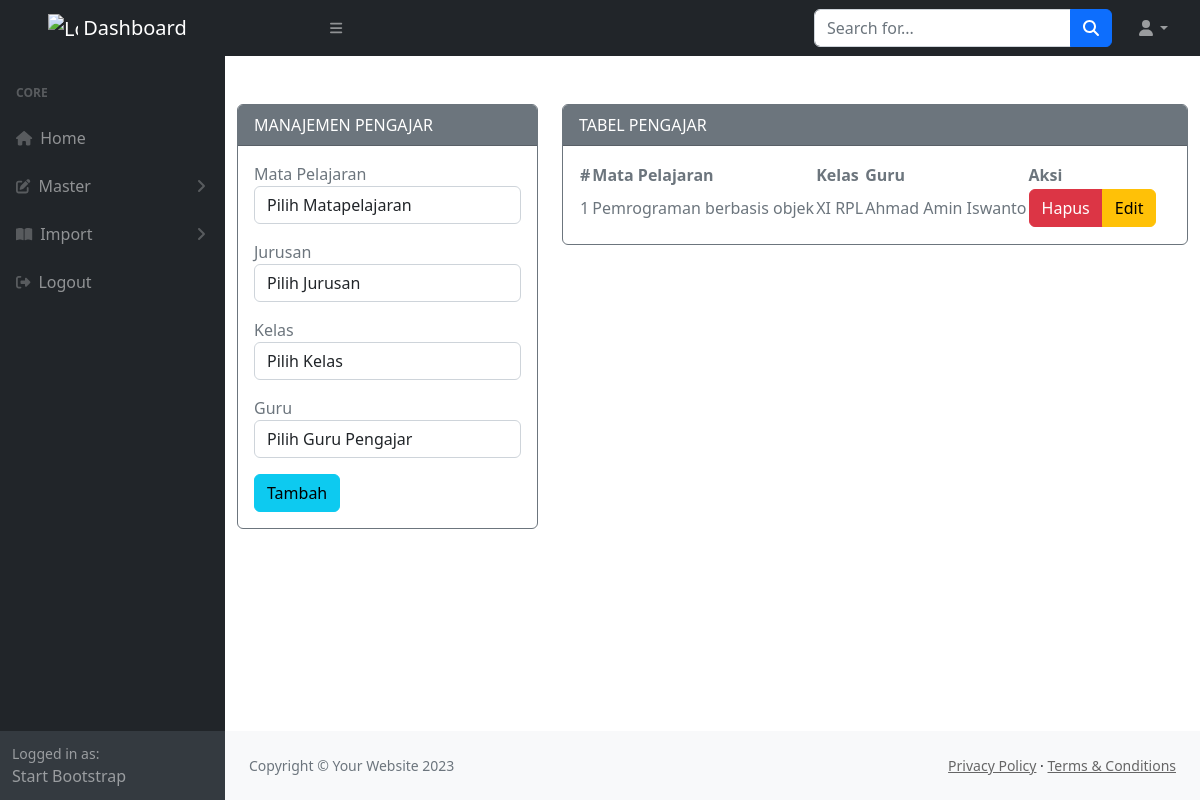
/admin/media.php?module=pengajaran (signed in), run on the app's committed database.
### tables this page shows
CREATE TABLE `pengajaran` (
  `kd_pengajaran` int(11) NOT NULL,
  `kd_mapel` varchar(10) NOT NULL,
  `kd_kelas` varchar(10) NOT NULL,
  `kd_guru` varchar(20) NOT NULL,
  `kd_silabus` varchar(30) NOT NULL DEFAULT '1'
);

CREATE TABLE `mapel` (
  `kd_mapel` varchar(10) NOT NULL,
  `nama_mapel` varchar(100) NOT NULL
);

CREATE TABLE `kelas` (
  `kd_kelas` varchar(10) NOT NULL,
  `nama_kelas` varchar(10) NOT NULL,
  `tingkat` varchar(5) NOT NULL,
  `kd_jurusan` varchar(10) NOT NULL
);

CREATE TABLE `guru` (
  `kd_guru` varchar(20) NOT NULL,
  `username` varchar(50) NOT NULL,
  `password` varchar(100) NOT NULL,
  `nip` varchar(50) NOT NULL DEFAULT '-',
  `nama` varchar(100) NOT NULL,
  `telp` varchar(20) NOT NULL DEFAULT '-',
  `email` varchar(30) NOT NULL DEFAULT '-',
  `foto` varchar(100) NOT NULL DEFAULT 'default.jpg',
  `status` varchar(10) NOT NULL DEFAULT 'aktif'
);

### admin/modul/mod_pengajaran/pengajaran.php (the view, shortened to what this page needs)
<?php
include "../koneksi/koneksi.php";
if (empty($_SESSION['username']) and empty($_SESSION['passuser']) and $_SESSION['login'] == 0) {
  echo "<script>alert('Kembalilah Kejalan yg benar!!!'); window.location = '../../index.php';</script>";
} else {
?>
  <div class="container mt-5">
    <div class="content-wrapper">
      <div class="row">
        <div class="col-md-4 col-sm-4 col-xs-12">
          <div class="card border-secondary mb-3">
            <div class="card-header text-bg-secondary">
              MANAJEMEN PENGAJAR
            </div>
            <div class="card-body text-secondary">
              <form action="modul/mod_pengajaran/aksi.php?act=add" method="POST" role="form">
                <div class="form-group mb-3">
                  <label> Mata Pelajaran</label>
                  <select class="form-control" name="kd_mapel" id="cbbmapelajar">
                    <option selected hidden>Pilih Matapelajaran</option>
                  </select>
                </div>
                <div class="form-group mb-3">
                  <label> Jurusan </label>
                  <select class="form-control" name="kd_jurusan" id="cbbjurusan" data-mapel="">
                    <option selected hidden>Pilih Jurusan</option>
                  </select>
                </div>
                <div class="form-group mb-3">
                  <label>Kelas </label>
                  <select class="form-control" name="kd_kls[]" id="cbbkelas" data-kelas="">
                    <option selected hidden>Pilih Kelas</option>
                  </select>
                </div>
                <div class="form-group mb-3">
                  <label>Guru </label>
                  <select class="form-control" name="kd_guru">
                    <option selected hidden>Pilih Guru Pengajar</option>
                  </select>
                </div>
                <input type="submit" name="submit" value="Tambah" class="btn btn-info">
              </form>
            </div>
          </div>
        </div>
        <div class="col-md-8 col-sm-8 col-xs-12">
          <div class="card border-secondary mb-3">
            <div class="card-header text-bg-secondary">
              TABEL PENGAJAR
            </div>
            <div class="card-body text-secondary">
              <table id="datatablesSimple">
                <thead>
                  <tr>
                    <th>#</th>
                    <th>Mata Pelajaran</th>
                    <th>Kelas</th>
                    <th>Guru</th>
                    <th>Aksi</th>
                  </tr>
                </thead>
                <tbody>
                  <?php
                  function namaGuru($con, $kd)
                  {
                    $query = mysqli_query($con, "SELECT nama FROM guru WHERE kd_guru='$kd'");
                    $guru = mysqli_fetch_array($query);
                    return $guru['nama'];
                  }
                  $fkelas = "";
                  $no = 1;
                  if ($query = $connect->query("SELECT * FROM pengajaran,mapel,kelas where pengajaran.kd_mapel=mapel.kd_mapel AND pengajaran.kd_kelas=kelas.kd_kelas " . $fkelas . " ORDER BY pengajaran.kd_kelas")) : ?>
                    <?php while ($row = $query->fetch_assoc()) : ?>
                      <tr>
                        <td><?= $no; ?></td>
                        <td><?= $row['nama_mapel'] ?></td>
                        <td><?= $row['nama_kelas'] ?></td>
                        <td><?php
                            $kd_guru = explode(",", $row['kd_guru']);
                            foreach ($kd_guru as $kd) {
                              echo namaGuru($connect, $kd) . "
                              </td>
                              <td>
                                <div class='hidden-print'>
                                  <div class='btn-group'>
                                  <a href='modul/mod_pengajaran/aksi.php?act=del&kd=$row[kd_pengajaran]&kdg=$kd' class='btn btn-danger btn-xs'>Hapus</a>
                              ";
                            }
                            ?>
                                    <a href="?module=pengajaran&eid=<?php echo $row['kd_pengajaran'] ?>" class="btn btn-warning btn-xs">Edit</a>
                                </div>
                              </div>
                          </td>
                      </tr>
                    <?php $no++;
                    endwhile ?>
                  <?php endif ?>
                </tbody>
              </table>
            </div>
          </div>
        </div>
      </div>
    </div>
  </div>
<?php } ?>

### admin/modul/mod_pengajaran/pengajaran.php (style rules this page uses)
a { color: #666; }

### data on the page
pengajaran: kd_mapel.nama_mapel "Pemrograman berbasis objek", kd_kelas.nama_kelas "XI RPL", kd_guru.nama "Ahmad Amin Iswanto"
